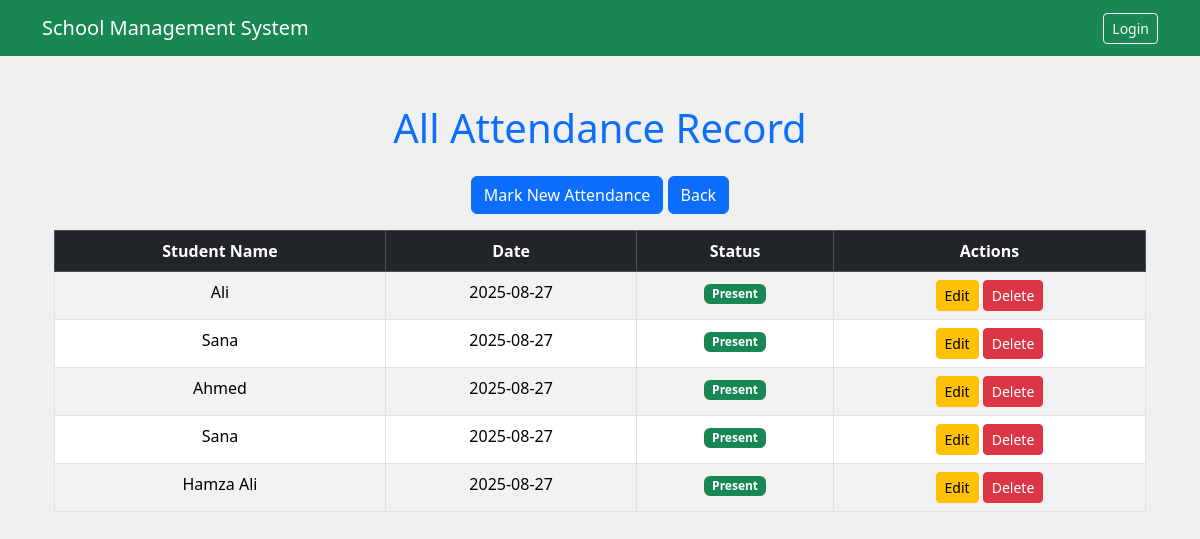
/attendance/list/, run on the app's committed database.
### attendance/models.py (models this page shows, shortened)
class Attendance(models.Model):
    student = models.ForeignKey(Student, on_delete=models.CASCADE)
    date = models.DateField()
    status = models.CharField(max_length=10,choices=[('Present', 'Present'), ('Absent', 'Absent')])

### student/models.py (models this page shows, shortened)
class Student(models.Model):
    name = models.CharField(max_length=100)
    rool_no = models.IntegerField(unique=True)
    student_class = models.CharField(max_length=50)
    date_of_of_birth = models.DateField(null=True, blank=True)
    adress = models.TextField()

### attendance/views.py (the view)
# urls.py: path('list/', views.attendance_list, name='attendance_list'),  # ✅ display page
def attendance_list(request):
    attendances = Attendance.objects.select_related('student').order_by('-date') # Fetch  attendance with student data
    return render(request, 'attendance/attendance_list.html', {'attendances': attendances}) # Pass the templates

### templates/attendance/attendance_list.html (shortened to what this page needs)
{% extends "base.html" %}
{% block content %}
<div class="container text-center mt-5">
    <h1 class="text-primary mb-4">All Attendance Record</h1>
    <a href="{% url 'mark_attendance'%}" class="btn btn-primary mb-3">Mark New Attendance</a>
    <a href="{% url 'home' %}" class="btn btn-primary mb-3">Back</a>
    <table class="table table-bordered table-striped">
        <thead class="table-dark">
            <tr>
                <th>Student Name</th>
                <th>Date</th>
                <th>Status</th>
                <th>Actions</th>
            </tr>
        </thead>
        <tbody>
            {% for attendance in attendances %}
            <tr>
                <td>{{ attendance.student.name }}</td>
                <td>{{ attendance.date|date:'Y-m-d' }}</td>
                <td>
                    {% if attendance.status == 'Present' %}
                        <span class="badge bg-success">Present</span>
                    {% else %}
                        <span class="badge bg-danger">Absent</span>
                    {% endif %}
                </td>
                <td>
                    <a href="{% url 'edit_attendance' attendance.id %}" class="btn btn-sm btn-warning">Edit</a>
                    <a href="{% url 'delete_attendance' attendance.id %}" class="btn btn-sm btn-danger">Delete</a>
                </td>
            </tr>
            {% empty %}
            <tr>
                <td colspan="4" class="text-center">No Attendance Record</td>
            </tr>
            {% endfor %}
        </tbody>
    </table>
</div>
{% endblock %}

### static/css/style.css (style rules this page uses)
body { background-color: #f0f0f0; }

### data on the page
Attendance: student.name "Ali", date "2025-08-27", status "Present"
Attendance: student.name "Sana", date "2025-08-27", status "Present"
Attendance: student.name "Ahmed", date "2025-08-27", status "Present"
Attendance: student.name "Sana", date "2025-08-27", status "Present"
Attendance: student.name "Hamza Ali", date "2025-08-27", status "Present"
